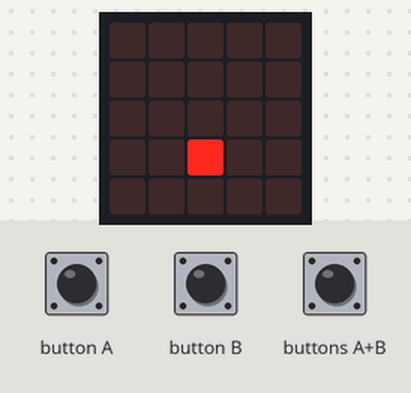
This program was run on a simulated BBC micro:bit (MakeCode). On the bench: the board's 5×5 LED display. The test bench sets the inputs (shaded band). Random numbers come from a fixed seed.

Above: at 1.2 s.
1.3 s: buttons A+B pressed for 0.15 s
At 2.1 s:
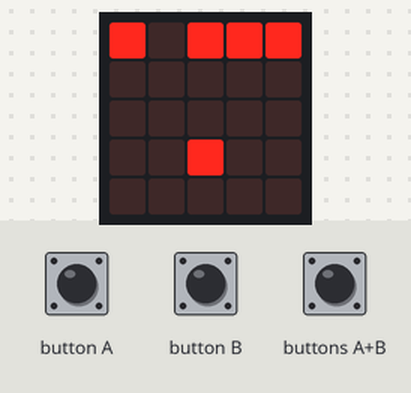
4.4 s: buttons A+B pressed for 1 s
At 8.1 s:
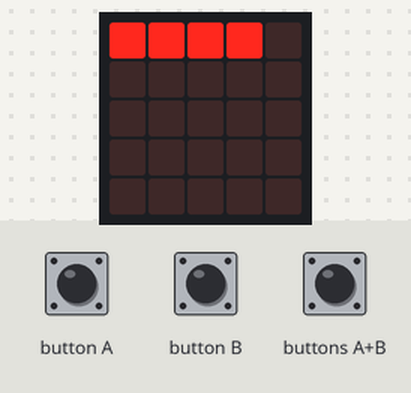
8.4 s: buttons A+B pressed for 0.15 s
11.5 s: buttons A+B pressed for 0.15 s
At 17.0 s:
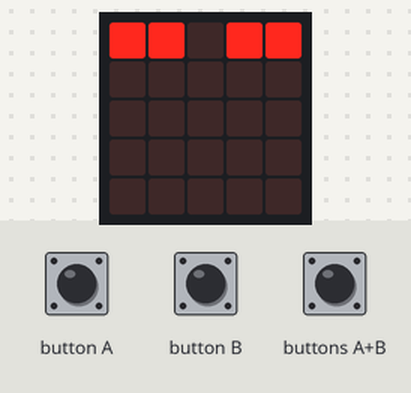
Timing chart, 0 to 18.5 s (numbered marks = the images above; inputs shaded):
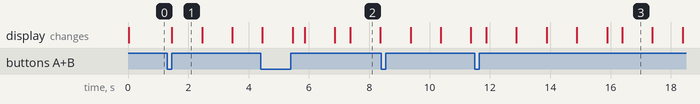

The program:

main.ts
```typescript
let Version = 1
// rechts
let Sprite = game.createSprite(2, 3)
input.onButtonPressed(Button.A, function on_button_pressed_a2() {

    Sprite.move(-1)
})
// links
input.onButtonPressed(Button.B, function on_button_pressed_B2() {

    Sprite.move(1)
})
basic.clearScreen()
input.onButtonPressed(Button.AB, function Create_Obsticale() {

    let num = randint(0, 4)
    let Sprite0 = game.createSprite(0, 0)
    let Sprite1 = game.createSprite(1, 0)
    let Sprite2 = game.createSprite(2, 0)
    let Sprite3 = game.createSprite(3, 0)
    let Sprite4 = game.createSprite(4, 0)
    let Sprites = [Sprite0, Sprite1, Sprite2, Sprite3, Sprite4]
    if (num == 0) {
        Sprite0.delete()
    } else if (num == 1) {
        Sprite1.delete()
    } else if (num == 2) {
        Sprite2.delete()
    } else if (num == 3) {
        Sprite3.delete()
    } else if (num == 4) {
        Sprite4.delete()
    }

    basic.pause(1000)
    for (let x of Sprites) {

        x.turn(Direction.Right, 90)
        x.move(1)
    }
    basic.pause(1000)
    for (let z of Sprites) {

        z.move(1)
    }
    basic.pause(1000)
    for (let c of Sprites) {

        c.move(1)
    }
    if (Sprite.isTouching(Sprite0)) {

        Sprite.delete()
        GameOver()
    } else if (Sprite.isTouching(Sprite1)) {

        Sprite.delete()
        GameOver()
    } else if (Sprite.isTouching(Sprite2)) {

        Sprite.delete()
        GameOver()
    } else if (Sprite.isTouching(Sprite3)) {

        Sprite.delete()
        GameOver()
    } else if (Sprite.isTouching(Sprite4)) {

        Sprite.delete()
        GameOver()
    }

    basic.pause(1000)
    for (let a of Sprites) {

        a.move(1)
    }
    basic.pause(500)
    for (let az of Sprites) {

        az.delete()
    }
})
function GameOver() {
    basic.pause(1000)
    basic.showAnimation(`
  . . . . .
  . # . # .
  . # . # .
  . # # # .
  # . . . #
  `)
}
```

test.ts
```typescript
// tests gaan hier; deze zal niet worden gecompileerd wanneer dit pakket wordt gebruikt als extensie.
```

Measured:
- after the input at 1.3 s, the display: changes after 0.15 s (image 1)
- what the display in image 1 shows lasts 1.0 s, from 1.5 s to 2.5 s
